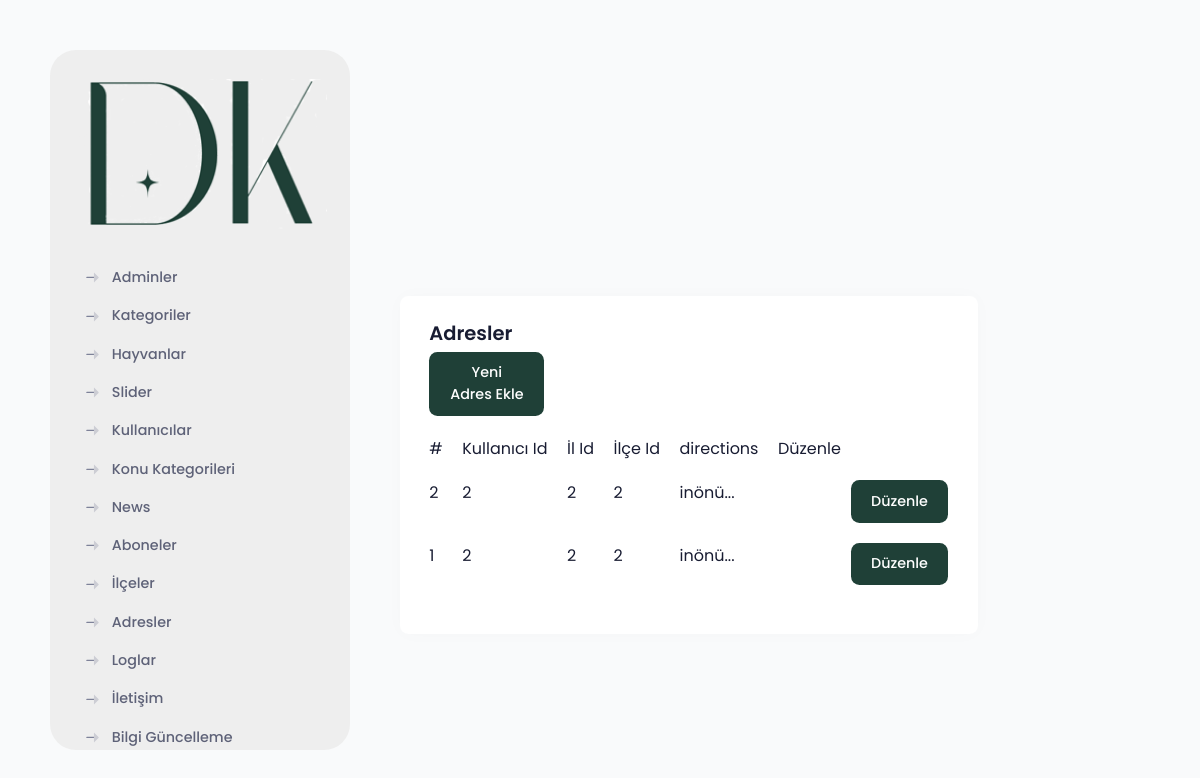
The app's page /DK/adminPanel/address.php (signed in) with its own data.
### tables this page shows
CREATE TABLE `address` (
  `id` int(11) NOT NULL AUTO_INCREMENT,
  `userId` int(11) DEFAULT NULL,
  `ilId` int(11) DEFAULT NULL,
  `ilceId` int(11) DEFAULT NULL,
  `directions` varchar(255) DEFAULT NULL,
  `createdDate` datetime DEFAULT NULL,
  PRIMARY KEY (`id`)
);

### DK/adminPanel/address.php (the view, shortened to what this page needs)
<?php include 'header2.php'; ?>
<div class="row justify-content-center" style="margin-top: 750px;">
  <div class="col-lg-30">
    <div class="card">
      <div class="card-body">
        <h2 class="card-title">Adresler</h2>
        <div class="row mb-3">
          <div class="col-md-3">
            <button class="btn btn-primary" onclick="openCategoryModal()">Yeni Adres Ekle</button>
          </div>
        </div>
        <table class="table">
          <thead>
            <tr>
              <th>#</th>
              <th>Kullanıcı Id</th>
              <th>İl Id</th>
              <th>İlçe Id</th>
              <th>directions</th>
              <th>Düzenle</th>
            </tr>
          </thead>
          <tbody>
            <?php
            $statement = $db->prepare('SELECT * FROM address ORDER BY id DESC');
            $statement->execute();
            while ($row = $statement->fetch(PDO::FETCH_ASSOC)) {
              $userId = $row['userId'];
              $ilId = $row['ilId'];
              $ilceId = $row['ilceId'];
              $directions = $row['directions'];
              $createdDate = $row['CreatedDate'];
              $id = $row['id'];
              if (strlen($directions) > 7) {
                $directions = substr($directions, 0, 7) . '...';
              }
              echo "<tr>";
              echo "<td>$id</td>";
              echo "<td>$userId</td>";
              echo "<td>$ilId</td>";
              echo "<td>$ilceId</td>";
              echo "<td>$directions</td>";
              echo "<td>$createdDate</td>";
              echo "<td><button class='btn btn-primary' onclick='openCategoryModalEdit($id)'>Düzenle</button></td>";
              echo "</tr>";
            }
            ?>
          </tbody>
        </table>
      </div>
    </div>
  </div>
</div>
          </div>

### records on screen
address: id "2", userId "2", ilId "2", ilceId "2", directions "inönü..."
address: id "1", userId "2", ilId "2", ilceId "2", directions "inönü..."
